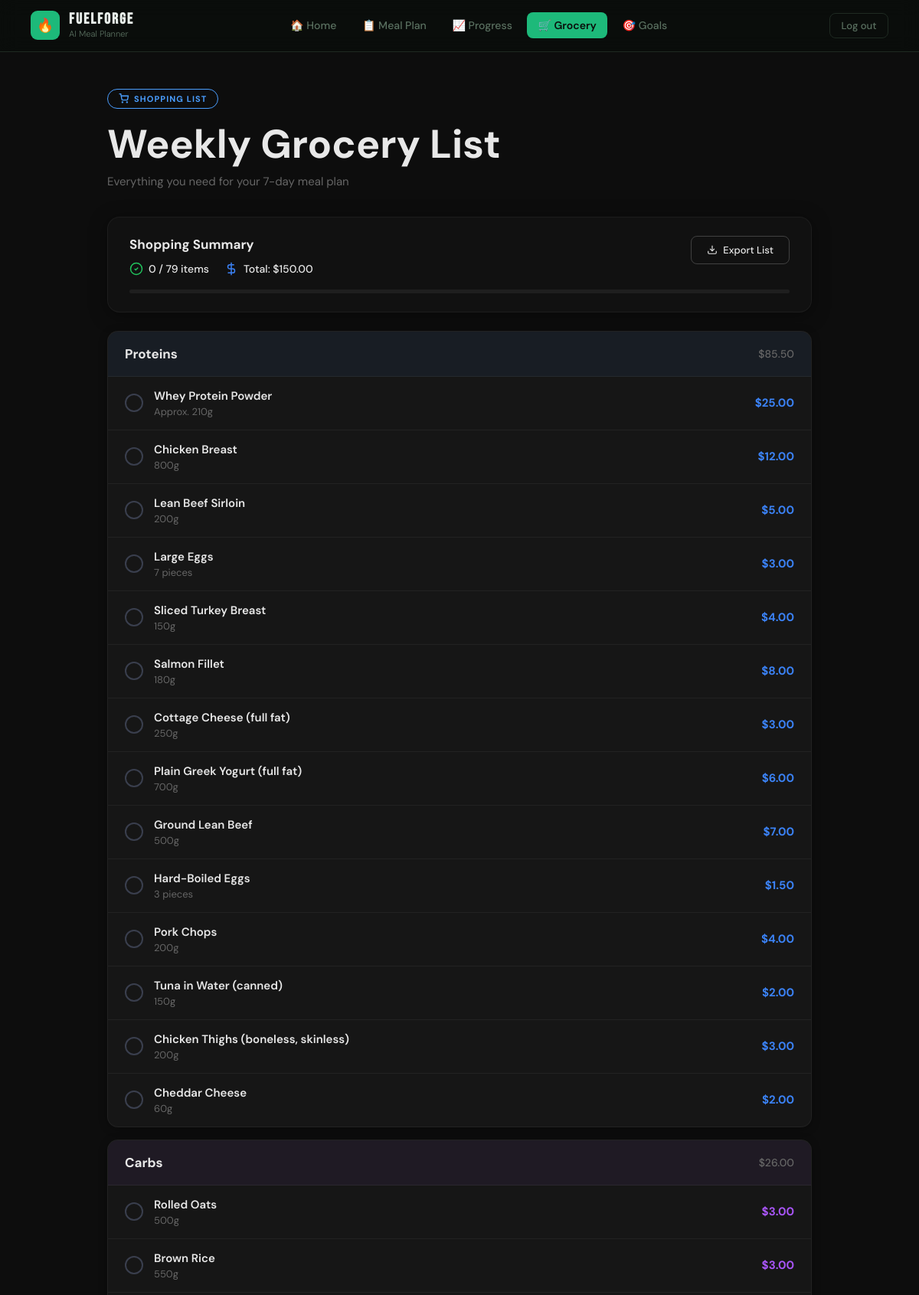
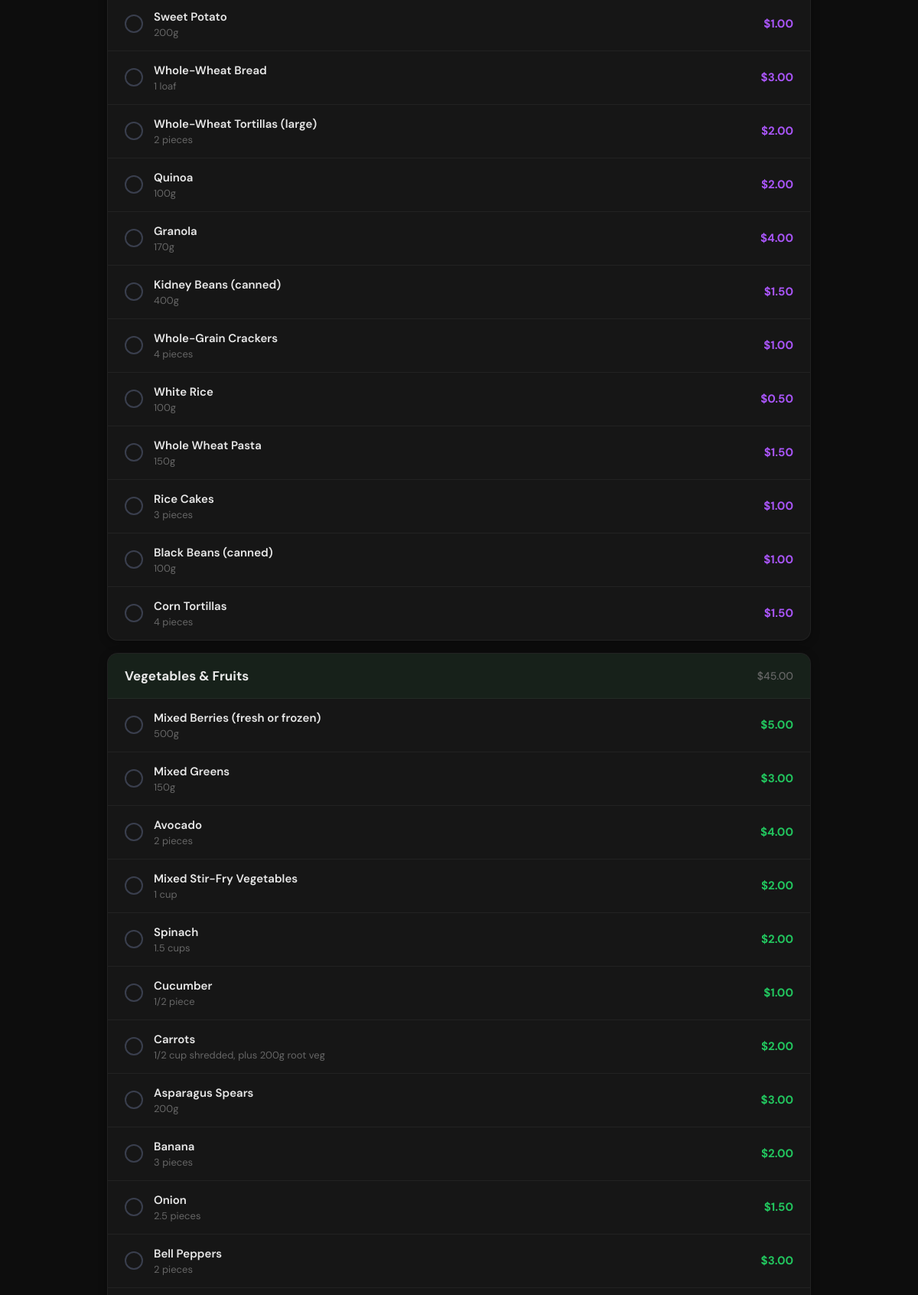
Screenshot of /grocery (signed in, upper part) with the database file from the repository (2 pictures, top to bottom).
### tables this page shows
CREATE TABLE grocery_meta (
            user_id    INTEGER PRIMARY KEY REFERENCES users(id) ON DELETE CASCADE,
            total_cost TEXT    DEFAULT ''
        );

CREATE TABLE grocery_items (
            id       INTEGER PRIMARY KEY AUTOINCREMENT,
            user_id  INTEGER NOT NULL REFERENCES users(id) ON DELETE CASCADE,
            category TEXT    NOT NULL,
            item     TEXT    NOT NULL,
            quantity TEXT    DEFAULT '',
            est_cost TEXT    DEFAULT ''
        );

### grocery.py (the view)
@grocery_bp.route("/grocery")
def grocery():
    if "uid" not in session:
        return redirect(url_for("login"))
    uid  = session["uid"]
    conn = get_db()
    rows = conn.execute("""
        SELECT category, item, quantity, est_cost
        FROM grocery_items WHERE user_id = ?
        ORDER BY id
    """, (uid,)).fetchall()
    meta = conn.execute(
        "SELECT total_cost FROM grocery_meta WHERE user_id = ?", (uid,)
    ).fetchone()
    conn.close()
    raw = defaultdict(list)
    for row in rows:
        raw[row["category"]].append(dict(row))
    categories = []
    for key in CATEGORY_ORDER:
        items = raw.get(key, [])
        if not items:
            continue
        total = 0.0
        for item in items:
            try:
                total += float(item["est_cost"].replace("$", "").replace(",", ""))
            except (ValueError, AttributeError):
                pass
        categories.append({
            "key":   key,
            "items": items,
            "total": f"${total:.2f}",
        })
    total_cost  = meta["total_cost"] if meta else ""
    total_items = len(rows)
    return render_template("grocery.html",
                           categories=categories,
                           total_cost=total_cost,
                           total_items=total_items)

### database.py (called while the page is built)
def get_db():
    conn = sqlite3.connect(DB_PATH)
    conn.row_factory = sqlite3.Row
    conn.execute("PRAGMA foreign_keys = ON")
    return conn

### templates/grocery.html (shortened to what this page needs)
<!DOCTYPE html>
<html lang="en">
<head>
</head>
<body>
  <nav>
    <div class="logo">
      <div class="logo-icon">🔥</div>
      <div class="logo-text">
        <strong>FUELFORGE</strong>
        <span>AI Meal Planner</span>
      </div>
    </div>
    <ul class="nav-links">
      <li><a href="/home">🏠 Home</a></li>
      <li><a href="/meal-plan">📋 Meal Plan</a></li>
      <li><a href="/progress">📈 Progress</a></li>
      <li><a href="/grocery" class="active">🛒 Grocery</a></li>
      <li><a href="/goals">🎯 Goals</a></li>
    </ul>
    <a href="/logout" class="btn-logout">Log out</a>
  </nav>
  {% set cat_config = {
    'proteins':               {'label': 'Proteins',              'color': '#3b82f6', 'bg': 'rgba(59,130,246,0.06)'},
    'carbs':                  {'label': 'Carbs',                 'color': '#a855f7', 'bg': 'rgba(168,85,247,0.06)'},
    'vegetables_and_fruits':  {'label': 'Vegetables & Fruits',   'color': '#22c55e', 'bg': 'rgba(34,197,94,0.06)'},
    'pantry':                 {'label': 'Pantry',                'color': '#eab308', 'bg': 'rgba(234,179,8,0.06)'},
  } %}
  <main class="page">
    <div class="page-hero">
      <div class="badge">
        <svg viewBox="0 0 24 24" fill="none" xmlns="http://www.w3.org/2000/svg">
          <circle cx="9" cy="21" r="1"/><circle cx="20" cy="21" r="1"/>
          <path d="M1 1h4l2.68 13.39a2 2 0 0 0 2 1.61h9.72a2 2 0 0 0 2-1.61L23 6H6"/>
        </svg>
        Shopping List
      </div>
      <h1>Weekly Grocery List</h1>
      <p class="subtitle">Everything you need for your 7-day meal plan</p>
    </div>
    <div class="summary-card">
      <div class="summary-top">
        <div class="summary-left">
          <div class="summary-title">Shopping Summary</div>
          <div class="summary-stats">
            <div class="stat-item check">
              <svg viewBox="0 0 24 24" fill="none" stroke="currentColor"><circle cx="12" cy="12" r="10"/><polyline points="9 12 11 14 15 10"/></svg>
              <span id="progress-text">0 / {{ total_items }} items</span>
            </div>
            <div class="stat-item dollar">
              <svg viewBox="0 0 24 24" fill="none" stroke="currentColor"><line x1="12" y1="1" x2="12" y2="23"/><path d="M17 5H9.5a3.5 3.5 0 0 0 0 7h5a3.5 3.5 0 0 1 0 7H6"/></svg>
              <span>Total: {{ total_cost if total_cost else '—' }}</span>
            </div>
          </div>
        </div>
        <button class="export-btn" onclick="window.print()">
          <svg viewBox="0 0 24 24" fill="none" stroke="currentColor"><path d="M21 15v4a2 2 0 0 1-2 2H5a2 2 0 0 1-2-2v-4"/><polyline points="7 10 12 15 17 10"/><line x1="12" y1="15" x2="12" y2="3"/></svg>
          Export List
        </button>
      </div>
      <div class="progress-track">
      </div>
    </div>
    {% if categories %}
    <div class="categories">
      {% for cat in categories %}
      {% set cfg = cat_config.get(cat.key, {'label': cat.key|title, 'color': '#888', 'bg': 'rgba(128,128,128,0.06)'}) %}
      <div class="category-section">
        <div class="category-header" style="background: {{ cfg.bg }};">
          <span class="category-name">{{ cfg.label }}</span>
          <span class="category-total">{{ cat.total }}</span>
        </div>
        {% for item in cat['items'] %}
        <div class="item-row" onclick="toggleItem(this, '{{ cfg.color }}')">
          <div class="checkbox-circle">
          </div>
          <div class="item-info">
            <div class="item-name">{{ item.item }}</div>
            <div class="item-qty">{{ item.quantity }}</div>
          </div>
          <span class="item-price" style="color: {{ cfg.color }}">{{ item.est_cost }}</span>
        </div>
        {% endfor %}
      </div>
      {% endfor %}
    </div>
    {% else %}
    <div class="empty-state">
      <p>No grocery list yet.</p>
      <span>Generate a meal plan first and your grocery list will appear here.</span>
    </div>
    {% endif %}
  </main>
</body>
</html>

### rows the page displays
grocery_meta: total_cost "$150.00"
grocery_items: item "Whey Protein Powder", quantity "Approx. 210g", est_cost "$25.00"
grocery_items: item "Chicken Breast", quantity "800g", est_cost "$12.00"
grocery_items: item "Lean Beef Sirloin", quantity "200g", est_cost "$5.00"
grocery_items: item "Large Eggs", quantity "7 pieces", est_cost "$3.00"
grocery_items: item "Sliced Turkey Breast", quantity "150g", est_cost "$4.00"
grocery_items: item "Salmon Fillet", quantity "180g", est_cost "$8.00"
grocery_items: item "Cottage Cheese (full fat)", quantity "250g", est_cost "$3.00"
grocery_items: item "Plain Greek Yogurt (full fat)", quantity "700g", est_cost "$6.00"
grocery_items: item "Ground Lean Beef", quantity "500g", est_cost "$7.00"
grocery_items: item "Hard-Boiled Eggs", quantity "3 pieces", est_cost "$1.50"
grocery_items: item "Pork Chops", quantity "200g", est_cost "$4.00"
grocery_items: item "Tuna in Water (canned)", quantity "150g", est_cost "$2.00"
grocery_items: item "Chicken Thighs (boneless, skinless)", quantity "200g", est_cost "$3.00"
grocery_items: item "Cheddar Cheese", quantity "60g", est_cost "$2.00"
grocery_items: item "Rolled Oats", quantity "500g", est_cost "$3.00"
grocery_items: item "Brown Rice", quantity "550g", est_cost "$3.00"
grocery_items: item "Sweet Potato", quantity "200g", est_cost "$1.00"
grocery_items: item "Whole-Wheat Bread", quantity "1 loaf", est_cost "$3.00"
grocery_items: item "Whole-Wheat Tortillas (large)", quantity "2 pieces", est_cost "$2.00"
grocery_items: item "Quinoa", quantity "100g", est_cost "$2.00"
grocery_items: item "Granola", quantity "170g", est_cost "$4.00"
grocery_items: item "Kidney Beans (canned)", quantity "400g", est_cost "$1.50"
grocery_items: item "Whole-Grain Crackers", quantity "4 pieces", est_cost "$1.00"
grocery_items: item "White Rice", quantity "100g", est_cost "$0.50"
grocery_items: item "Whole Wheat Pasta", quantity "150g", est_cost "$1.50"
grocery_items: item "Rice Cakes", quantity "3 pieces", est_cost "$1.00"
grocery_items: item "Black Beans (canned)", quantity "100g", est_cost "$1.00"
grocery_items: item "Corn Tortillas", quantity "4 pieces", est_cost "$1.50"
grocery_items: item "Mixed Berries (fresh or frozen)", quantity "500g", est_cost "$5.00"
grocery_items: item "Mixed Greens", quantity "150g", est_cost "$3.00"
grocery_items: item "Avocado", quantity "2 pieces", est_cost "$4.00"
grocery_items: item "Mixed Stir-Fry Vegetables", quantity "1 cup", est_cost "$2.00"
grocery_items: item "Spinach", quantity "1.5 cups", est_cost "$2.00"
grocery_items: item "Cucumber", quantity "1/2 piece", est_cost "$1.00"
grocery_items: item "Carrots", quantity "1/2 cup shredded, plus 200g root veg", est_cost "$2.00"
grocery_items: item "Asparagus Spears", quantity "200g", est_cost "$3.00"
grocery_items: item "Banana", quantity "3 pieces", est_cost "$2.00"
grocery_items: item "Onion", quantity "2.5 pieces", est_cost "$1.50"
grocery_items: item "Bell Peppers", quantity "2 pieces", est_cost "$3.00"

### other values shown
{{ total_items }} "79"
{{ cfg.label }} "Proteins" "Carbs" "Vegetables & Fruits"
{{ cat.total }} "$85.50" "$26.00" "$45.00"
